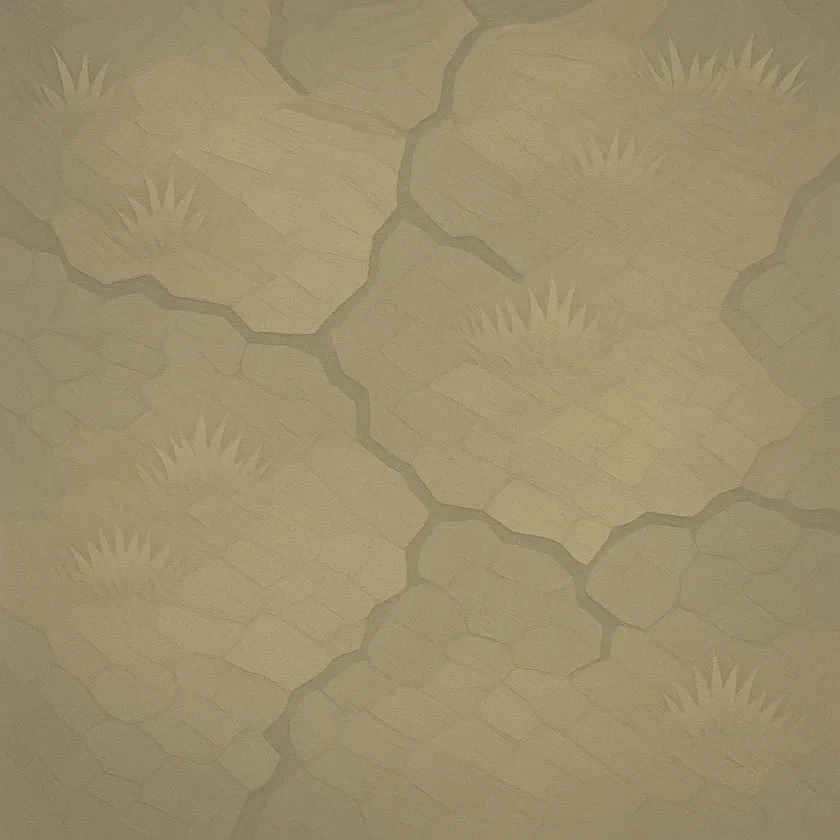
#> input picture src/app/ui/assets/ground-06.carved.webp, 840 x 840 px, shrunk from 1024 x 1024 before the run; its folder holds only this picture in this run
$ python calm-grounds.py ../src/app/ui/assets/ground-06.carved.webp
#> lines starting #> are read from the running program, lines starting #| are printed output that depends on the picture
#!/usr/bin/env python3
"""Beruhigt die GESCHNITZTEN Brettböden — nur `*.carved.webp`.

Warum: der Boden ist Kulisse, nicht Hauptdarsteller. Die generierten Böden
tragen so viel Eigenkontrast (harte Facetten, tiefe Fugen, kräftige Farbe),
dass die Schachfelder darüber verschwinden — das Brett "wirkt wild" und man
erkennt die Felder nicht mehr. Wir nehmen dem Boden Kontrast und Sättigung,
lassen die Struktur aber stehen: der geschnitzte Charakter bleibt als Hauch,
und die Hell/Dunkel-Schleier des Bretts bekommen wieder Luft.

Die KLASSISCHEN Böden werden bewusst NICHT angefasst — die dunkle Variante
bleibt exakt, wie sie ist.

    python3 tools/calm-grounds.py [--probe]

--probe schreibt nach /tmp statt ins Repo, zum Vergleichen vor dem Einbauen.
"""
import sys, glob, os
from PIL import Image, ImageEnhance

# Wie weit heruntergefahren wird. Empirisch: unter 0.55 Kontrast wird der
# Boden matschig, über 0.70 kämpft er weiter gegen die Felder.
KONTRAST  = 0.62   # Anteil des Originalkontrasts
SAETTIGUNG = 0.78  # etwas Farbe raus, damit Kapitelfarbe erhalten bleibt
AUFHELLEN  = 1.04  # minimal heller, sonst wirkt das Beruhigen wie Abdunkeln

def beruhige(pfad, ziel):
    im = Image.open(pfad).convert("RGB")
    im = ImageEnhance.Contrast(im).enhance(KONTRAST)
    im = ImageEnhance.Color(im).enhance(SAETTIGUNG)
    im = ImageEnhance.Brightness(im).enhance(AUFHELLEN)
    im.save(ziel, "WEBP", quality=90, method=6)
    return im

def kontrastmass(im):
    """Standardabweichung der Helligkeit — grobes Mass fuer 'Unruhe'."""
    g = im.convert("L")
    px = list(g.getdata())
    m = sum(px) / len(px)
    return (sum((p - m) ** 2 for p in px) / len(px)) ** 0.5

if __name__ == "__main__":
    probe = "--probe" in sys.argv
    dateien = sorted(glob.glob("src/app/ui/assets/ground-*.carved.webp"))
    if not dateien:
        sys.exit("keine geschnitzten Boeden gefunden — falsches Arbeitsverzeichnis?")
    for f in dateien:
        vorher = kontrastmass(Image.open(f).convert("RGB"))
#> in kontrastmass, `g = im.convert("L")`:
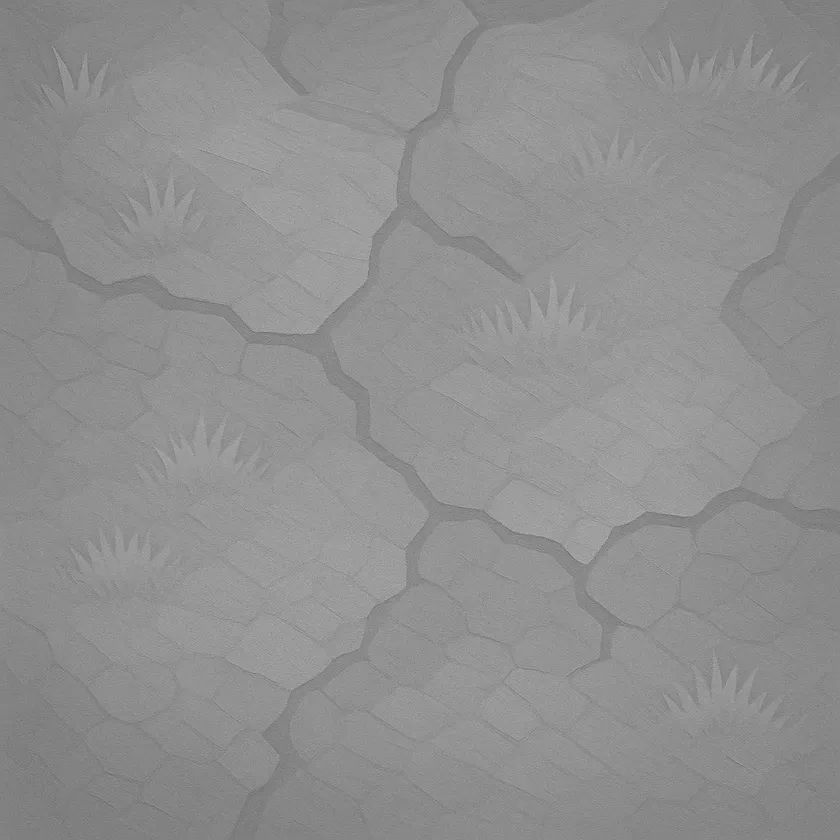
#> g: PIL image 840x840 L; min 104, max 181, mean 143.7
#> in kontrastmass, `px = list(g.getdata())`: px = 705600 items
#> in kontrastmass, `m = sum(px) / len(px)`: m = 143.7
#> vorher = 8.32
        ziel = ("/tmp/" + os.path.basename(f)) if probe else f
        nachher = kontrastmass(beruhige(f, ziel))
#> in beruhige, im is the input picture: PIL image 840x840 RGB; mean R, G, B 157.4, 143.5, 108.8
#> nachher = 5.47
        print(f"{os.path.basename(f):28s} Unruhe {vorher:5.1f} -> {nachher:5.1f}")
#| ground-06.carved.webp        Unruhe   8.3 ->   5.5
    print("fertig — %d Boeden%s" % (len(dateien), " (Probe in /tmp)" if probe else ""))

$ run again, on src/app/ui/assets/ground-07.carved.webp
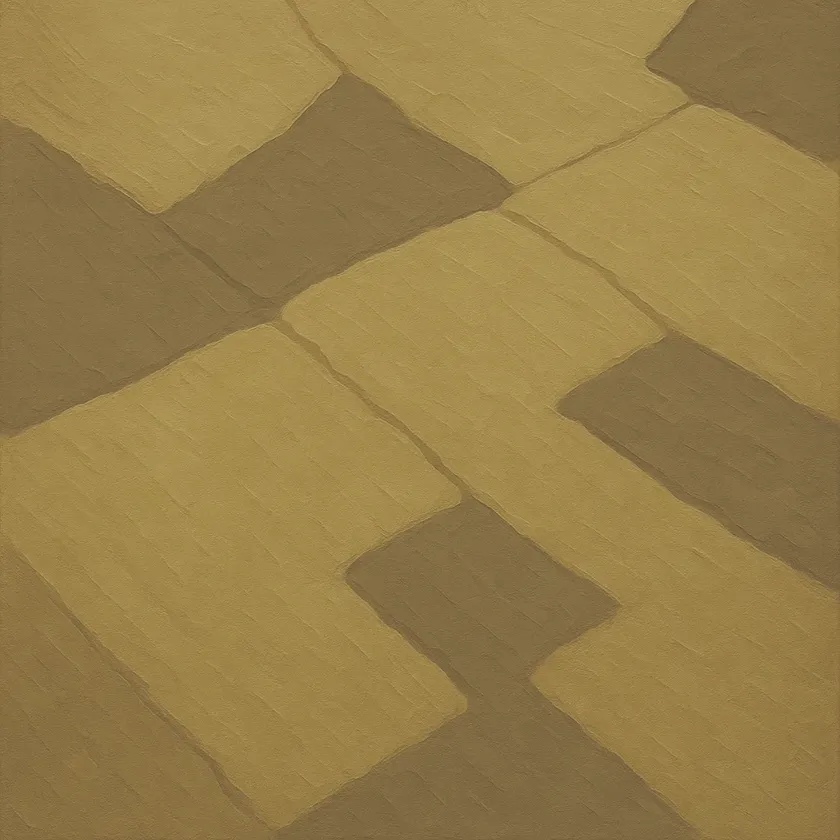
#> input picture src/app/ui/assets/ground-07.carved.webp, 840 x 840 px, shrunk from 1024 x 1024 before the run
#> in kontrastmass, `g = im.convert("L")`:
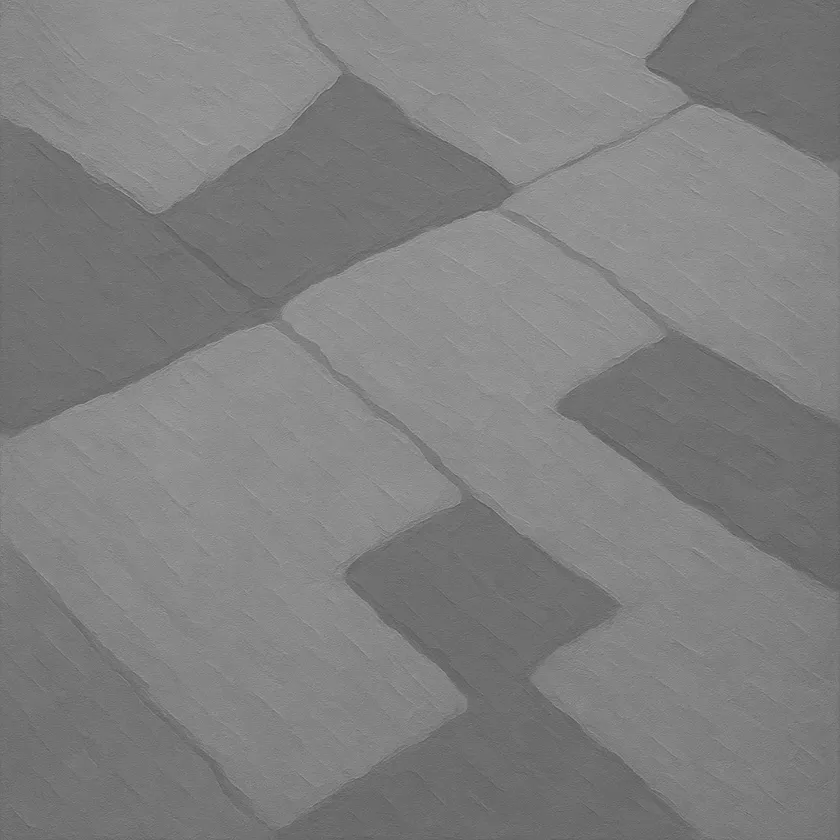
#> g: PIL image 840x840 L; min 79, max 179, mean 128
#> px = 705600 items
#> m = 128
#> vorher = 13.95
#> in beruhige, im is the input picture: PIL image 840x840 RGB; mean R, G, B 151.3, 126.7, 73.4
#> in beruhige, `im = ImageEnhance.Contrast(im).enhance(KONTRAST)`:
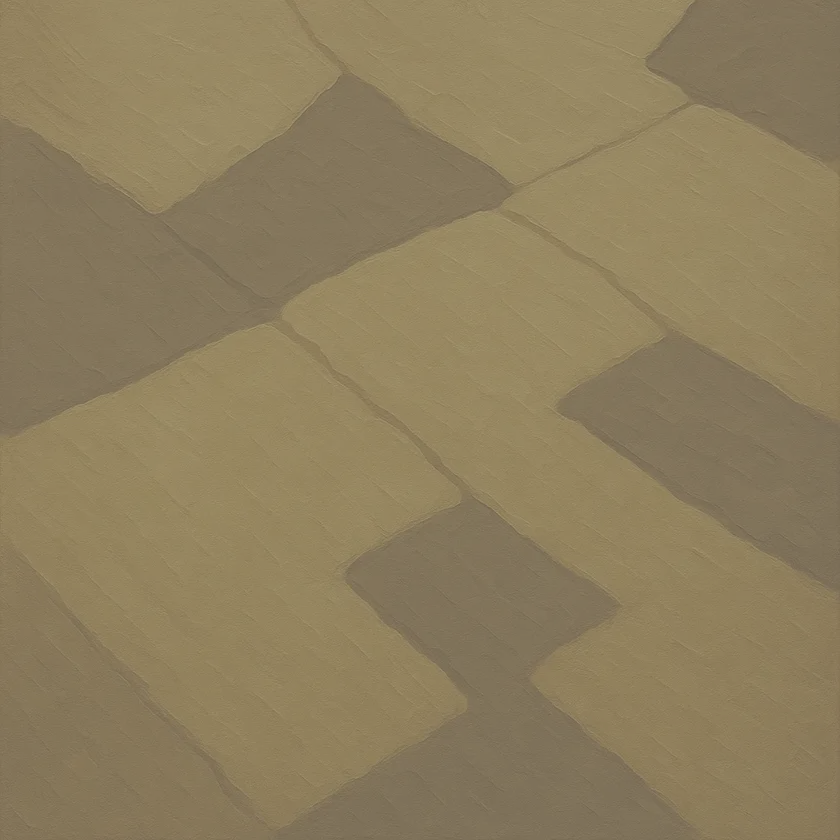
#> im: PIL image 840x840 RGB; mean R, G, B 141.9, 126.7, 93.7
#> nachher = 9.09
#| ground-07.carved.webp        Unruhe  14.0 ->   9.1

$ run again, on src/app/ui/assets/ground-09.carved.webp
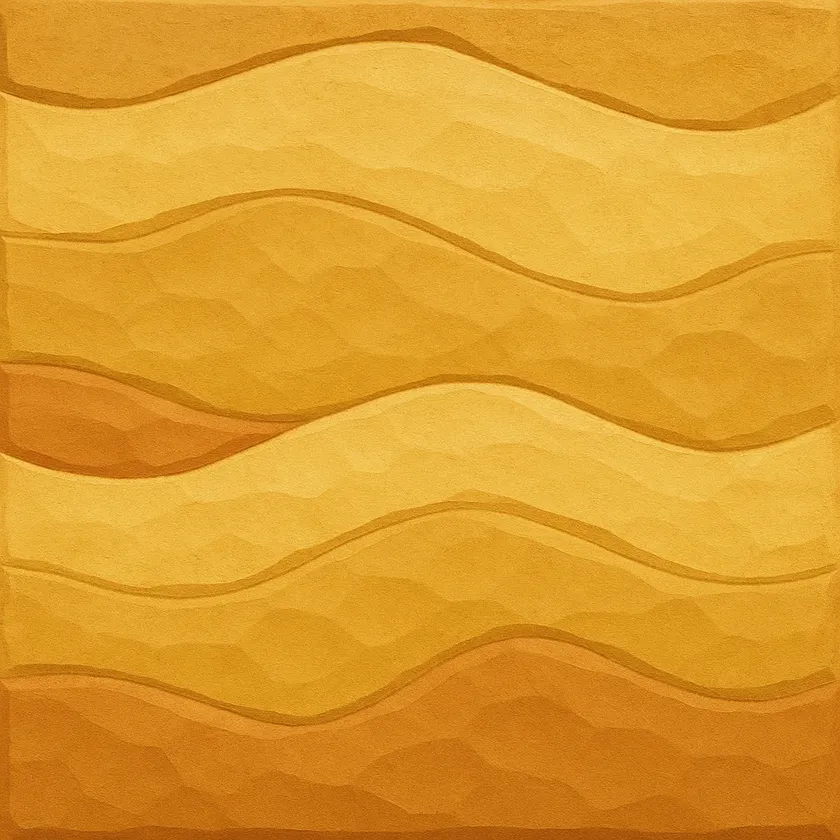
#> input picture src/app/ui/assets/ground-09.carved.webp, 840 x 840 px, shrunk from 1024 x 1024 before the run
#> in kontrastmass, `g = im.convert("L")`:
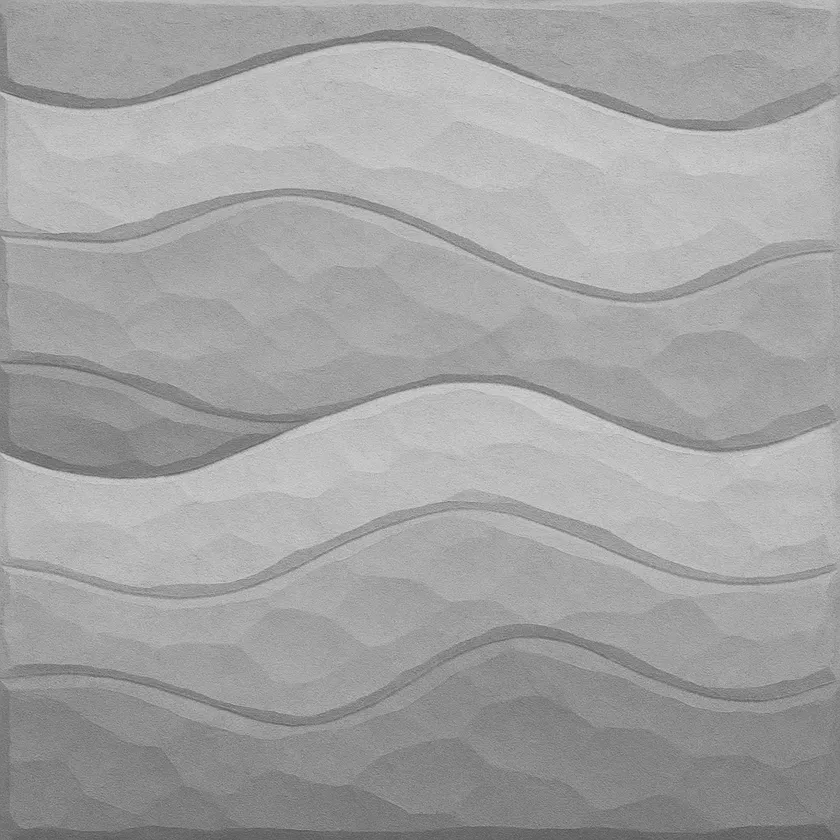
#> g: PIL image 840x840 L; min 78, max 216, mean 162.7
#> px = 705600 items
#> m = 162.7
#> vorher = 22.29
#> in beruhige, im is the input picture: PIL image 840x840 RGB; mean R, G, B 221, 156.1, 43.8
#> in beruhige, `im = ImageEnhance.Brightness(im).enhance(AUFHELLEN)`:
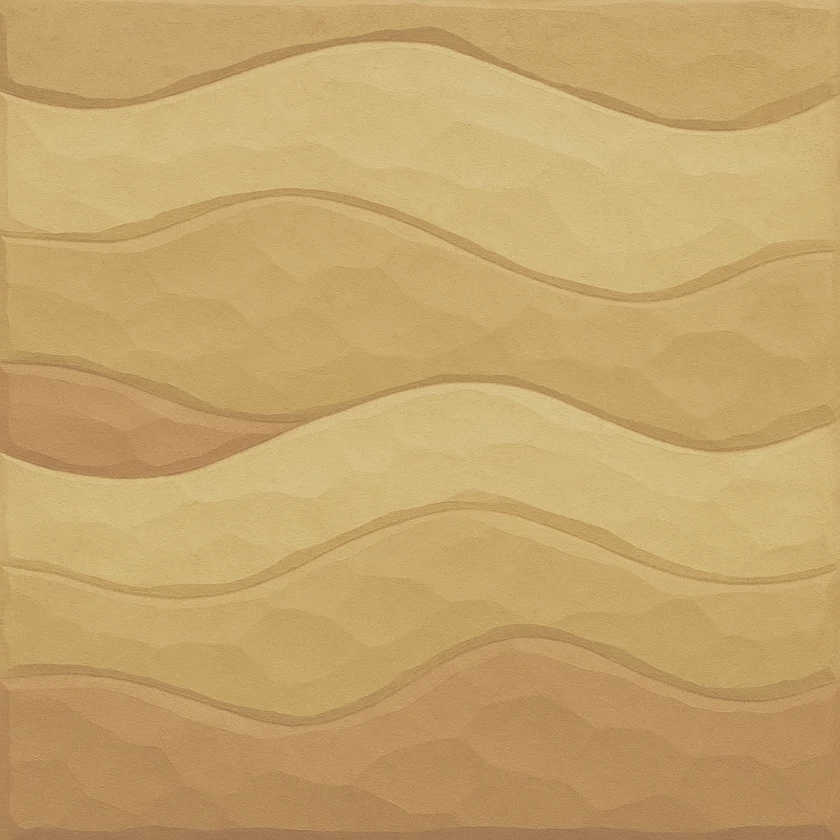
#> im: PIL image 840x840 RGB; mean R, G, B 197.1, 164.5, 108
#> nachher = 14.48
#| ground-09.carved.webp        Unruhe  22.3 ->  14.5
